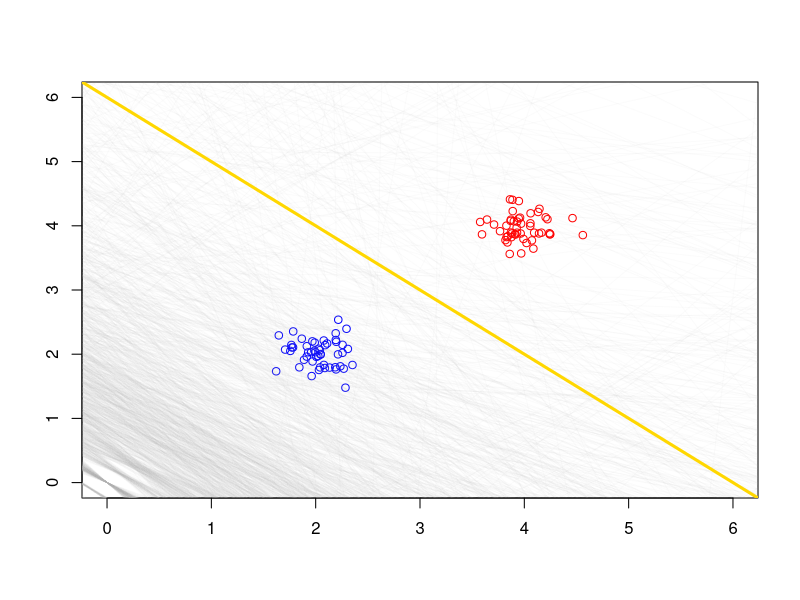

R code for this plot:
rm(list=ls())

# Função Perceptron
perceptron <- function(X_aug, Y) {
  max_iter <- 1000
  w <- rep(0, ncol(X_aug))  
  w_history <- list()
  
  for (epoch in 1:max_iter) {
    updated <- FALSE
    index = sample(nrow(X_aug))
    for (i in index) {
      if (Y[i] * (t(w) %*% X_aug[i,]) <= 0) {
        w <- w + Y[i] * X_aug[i,]
        w_history[[length(w_history)+1]] <- w
        updated <- TRUE
      }
    }
    if (!updated) break
  }
  return(w_history)
}

# Geração dos dados
n <- 2
N1 <- 50
sd1 <- 0.2
xc1 <- matrix(rnorm(N1*n, sd=sd1), nrow=N1, ncol=n) + matrix(c(2,2), nrow=N1, ncol=n)
N2 <- 50
sd2 <- 0.2
xc2 <- matrix(rnorm(N2*n, sd=sd2), nrow=N2, ncol=n) + matrix(c(4,4), nrow=N2, ncol=n)

# Preparo dos dados
X <- rbind(xc1, xc2)
X_aug <- cbind(1, X)
Y <- rbind(matrix(-1, nrow=N1), matrix(1, nrow=N2))

# Plot dos dados
plot(xc1[,1], xc1[,2], col='blue', xlim=c(0,6), ylim=c(0,6), xlab='', ylab='',)
points(xc2[,1], xc2[,2], col='red')

# Cálculo da margem geométrica
calc_margin <- function(w, X_aug, Y) {
  margins <- Y * (X_aug %*% w)
  w_sem_bias <- w[-1]
  norm_w <- sqrt(sum(w_sem_bias^2))
  return(min(margins) / norm_w)
}

# Busca pelo melhor w com maior margem
best_margin <- -Inf
w_melhor <- NULL
ws_todos <- list()

for (k in 1:100) {
  ws <- perceptron(X_aug, Y)
  ws_todos <- c(ws_todos, ws)
  for (w in ws) {
    margin <- calc_margin(w, X_aug, Y)
    if (!is.nan(margin) && margin > best_margin) {
      best_margin <- margin
      w_melhor <- w
    }
  }
}

# Plot de todas as fronteiras ruins (cinza claro)
for (w in ws_todos) {
  abline(a=-w[1]/w[3], b=-w[2]/w[3], col=rgb(0.7, 0.7, 0.7, 0.05), lwd=1)
}

w_melhor = c(-6,1,1)


# Plot da melhor fronteira (dourado)
abline(a=-w_melhor[1]/w_melhor[3], b=-w_melhor[2]/w_melhor[3], col='gold', lwd=3)


cat("Maior margem encontrada:", best_margin, "\n")